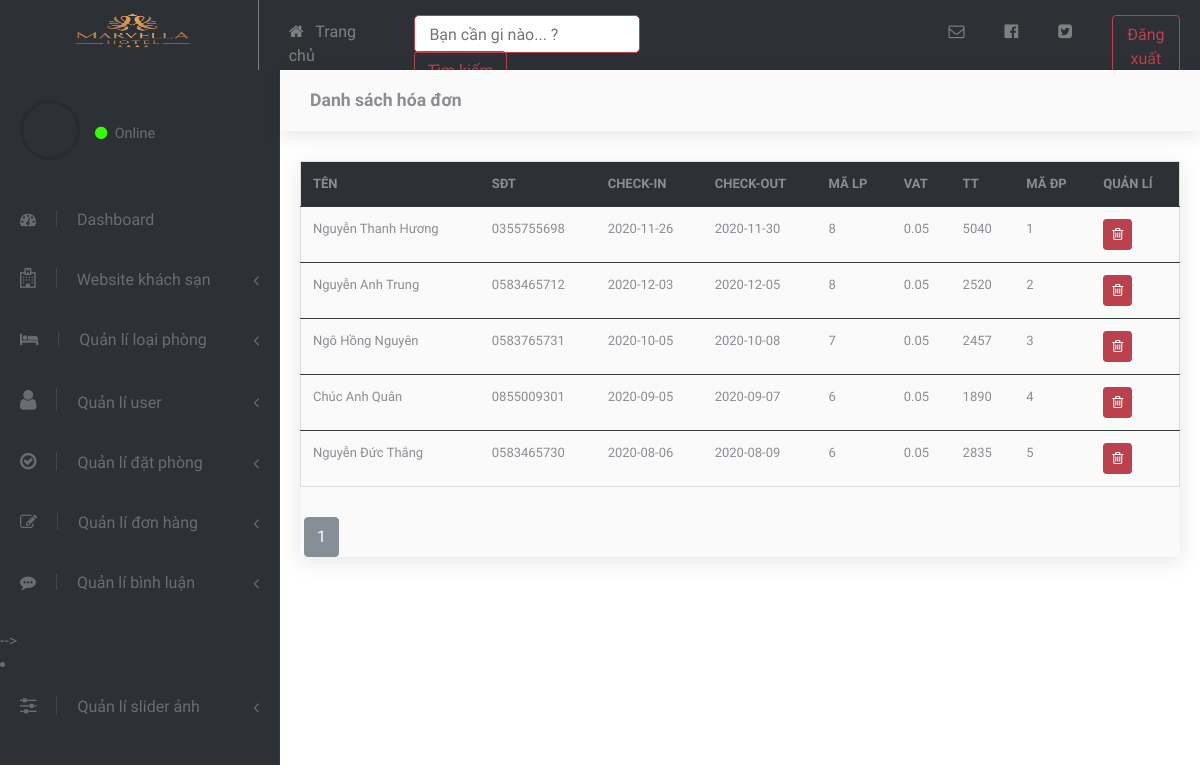
Before: /admin/hoa_don/list.php with the older database file.
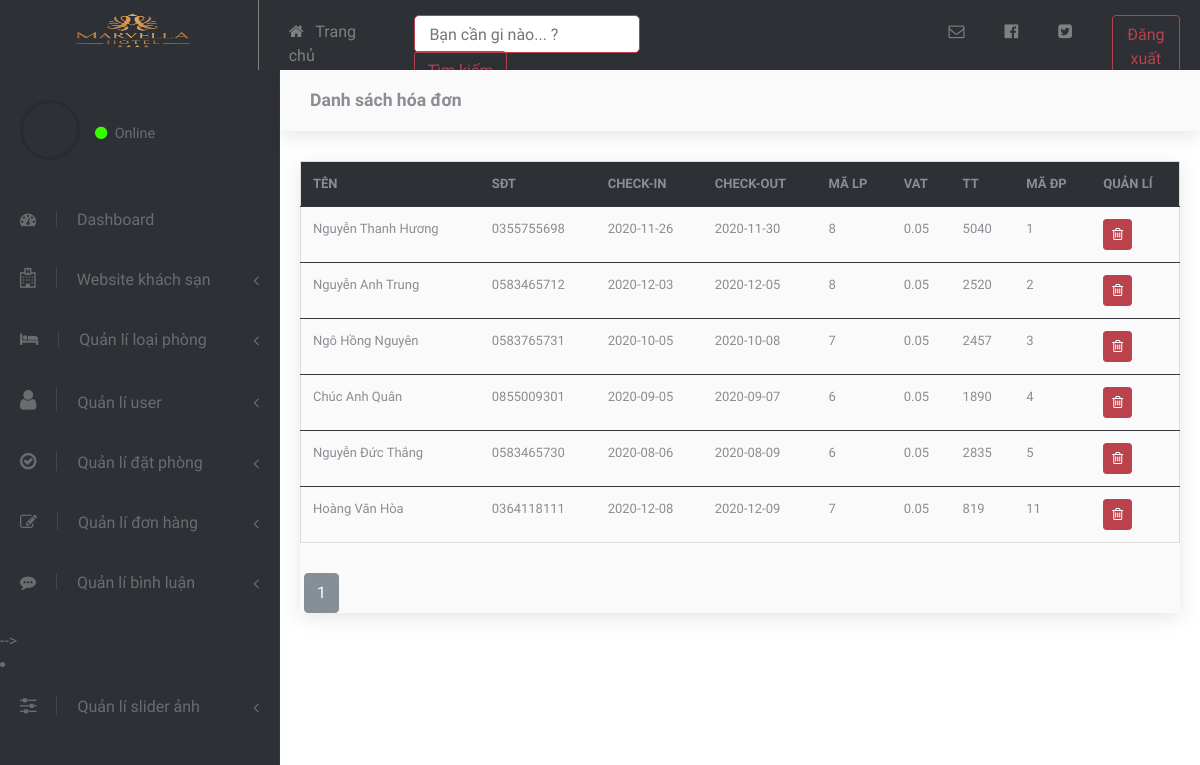
After: the same page with the newer database file.
### tables this page shows
CREATE TABLE `orders` (
  `id` int(11) NOT NULL,
  `thue_VAT` float NOT NULL,
  `tong_tien` float NOT NULL,
  `ngay_tao` date NOT NULL,
  `ma_dat_phong` int(11) NOT NULL
);

CREATE TABLE `dat_phong` (
  `id` int(11) NOT NULL,
  `ten_nguoi_dat` varchar(255) NOT NULL,
  `sdt` varchar(255) NOT NULL,
  `email` varchar(255) NOT NULL,
  `ngay_tao` date NOT NULL,
  `ngay_den` date NOT NULL,
  `ngay_di` date NOT NULL,
  `trang_thai` int(11) NOT NULL,
  `ma_loai_phong` int(11) NOT NULL
);

### dao/pdo.php (called while the page is built, shortened)
<?php
    function connect(){
        $host = "localhost" ;
        $dbname = "duanmot" ;
        $dbusername = "root" ;
        $dbpass = "" ;
        return new PDO("mysql:host=$host;dbname=$dbname;charset=utf8", $dbusername,$dbpass) ;
    }
      function select_all($sql){
        $connect = connect();
        $stml = $connect->prepare($sql);
        $stml->execute();
        return $select_all = $stml->fetchAll();
    }
?>

### admin/hoa_don/list.php (the view, shortened to what this page needs)
<?php
    require_once "../layout/layout.php" ;
    require_once APP_PATH."/dao/pdo.php" ;
    if (!isset($_GET['product'])) {
        $product = 1;
    } else {
        $product = $_GET['product'];
        if (!is_numeric($product) || $product <= 0) {
            header("Location:" . BASE_URL);
        }
    }
    $data = 6;
    $sql = "SELECT count(*) FROM `orders`";
    $conn = connect();
    $result = $conn->prepare($sql);
    $result->execute();
    $number = $result->fetchColumn();
    $page = ceil($number / $data);
    $tin = ($product - 1) * $data;
   $sql = "SELECT
                h.id as 'id_hd',
                d.ten_nguoi_dat,
                d.sdt,
                d.ngay_den,
                d.ngay_di,
                d.ma_loai_phong,
                h.thue_VAT,
                h.tong_tien,
                h.ngay_tao,
                h.ma_dat_phong
                FROM
                orders AS h
                JOIN dat_phong AS d
                ON
                h.ma_dat_phong = d.id LIMIT $tin , $data" ;
   $tt = select_all($sql) ;
?>
<div class="page-header" style=" background-color: #FAFAFA;box-shadow: 0px 5px 20px 0px rgba(0, 0, 0, 0.1);">
    <div class="container-fluid">
        <h2 class="h5 no-margin-bottom">Danh sách hóa đơn</h2>
    </div>
</div>
<div class="conten"
    style="margin: 30px 20px 30px 20px;box-shadow: 0px 5px 20px 0px rgba(0, 0, 0, 0.1); background-color: #FAFAFA;">
    <div class="row d-flex justify-content-center align-items-center">
        <div class="col-md-12">
            <table class="table table-hover" style="font-size: 13px; border: 1px solid #dedede;">
                <thead style="background-color: #2D3035;">
                    <th>TÊN</th>
                    <th>SĐT</th>
                    <th>CHECK-IN</th>
                    <th>CHECK-OUT</th>
                    <th>MÃ LP</th>
                    <th>VAT</th>
                    <th>TT</th>
                    <th>MÃ ĐP</th>
                    <th>QUẢN LÍ</th>
                </thead>
                <tbody>
                    <?php foreach ($tt as $key) { ?>
                    <tr>
                        <td><?php echo $key['ten_nguoi_dat'] ?></td>
                        <td><?php echo $key['sdt'] ?></td>
                        <td><?php echo $key['ngay_den'] ?></td>
                        <td><?php echo $key['ngay_di'] ?></td>
                        <td><?php echo $key['ma_loai_phong'] ?></td>
                        <td><?php echo $key['thue_VAT'] ?></td>
                        <td><?php echo $key['tong_tien'] ?></td>
                        <td><?php echo $key['ma_dat_phong'] ?></td>
                        <td>
                            <a onclick="return confirm('Bạn có chắc chắn muốn xóa đơn đặt phòng này không ?')"
                                href="<?php echo BASE_URL?>admin/hoa_don/xoa.php?id=<?= $key['id_hd'] ?>"
                                class="btn btn-danger btn-sm">
                                <i class="fa fa-trash-o" aria-hidden="true"></i>
                            </a>
                        </td>
                    </tr>
                    <?php } ?>
                </tbody>
            </table>
        </div>
    </div>
    <div class="row" style="margin-top: 30px;margin-left: 0px;">
    <?php
                                        for ($t = 1; $t <= $page; $t++) { ?>
            &nbsp;<a name="" id="" class="btn btn-secondary" href="<?php echo BASE_URL ?>admin/hoa_don/list.php?product=<?= $t ?>" role="button">
                <?= $t ?></a>
            <?php
                }
                ?>
    </div>
</div>

Changed rows visible on the page:
added orders: dat_phong.ten_nguoi_dat "Hoàng Văn Hòa", dat_phong.sdt "0364118111", dat_phong.ngay_den "2020-12-08", dat_phong.ngay_di "2020-12-09", dat_phong.ma_loai_phong "7", thue_VAT "0.05", tong_tien "819", ma_dat_phong "11"
